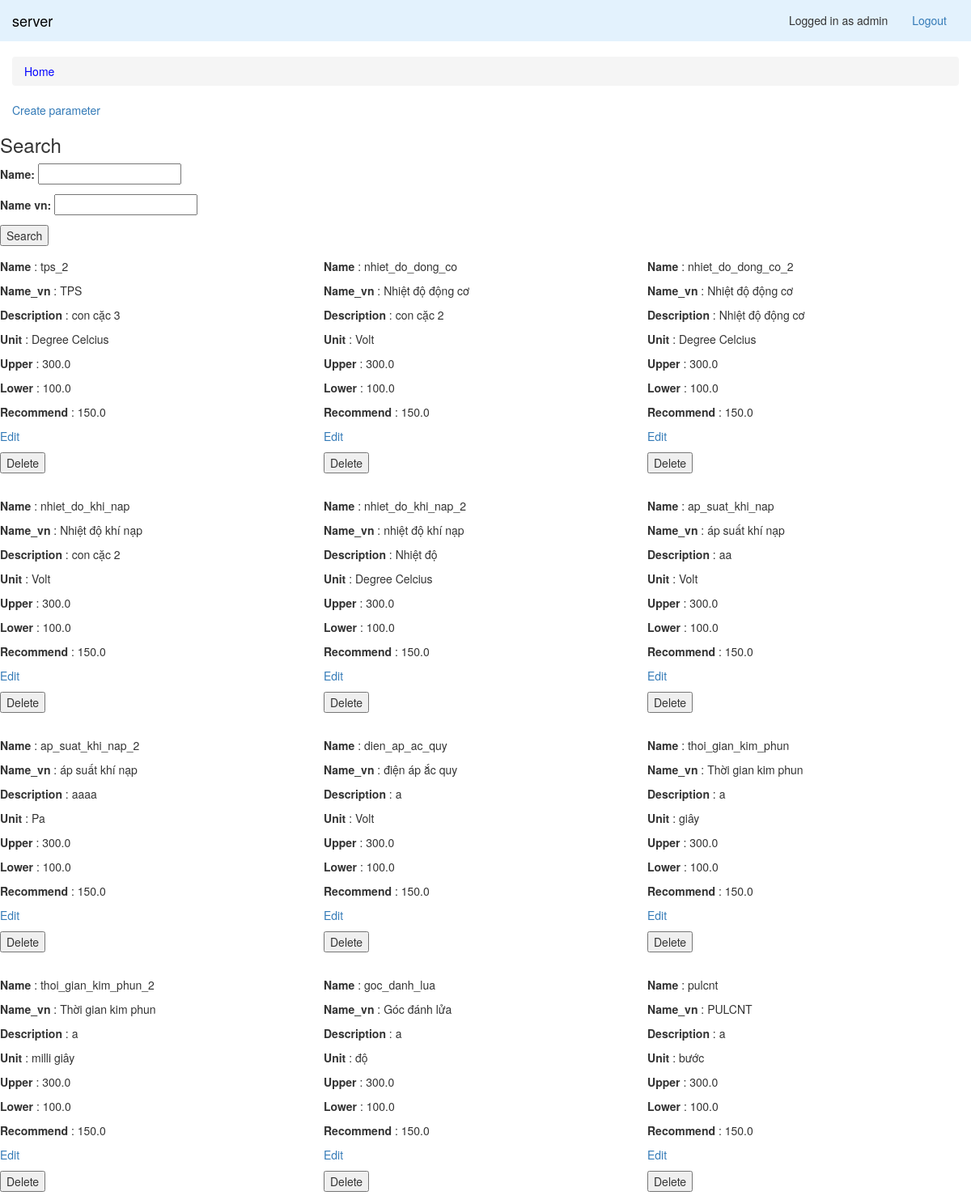
/parameter/ (signed in), run on the app's committed database.
### firmware/models/Parameter.py (models this page shows)
class Parameter(models.Model):
    name = models.CharField(max_length=200, unique=True)
    name_vn = models.CharField(max_length=200)
    description = models.CharField(max_length=500)
    unit = models.CharField(max_length=200)
    upper = models.FloatField()
    lower = models.FloatField()
    recommend = models.FloatField()

### firmware/views/ParameterView.py (the view, shortened to what this page needs)
# urls.py: url(r'^parameter/$', ParameterView.as_view(), name='parameter'),
class ParameterView(View):
    template_name = 'firmware/parameter.html'
    def get_parameters(self):
        parameters = Parameter.objects.all()
        return parameters
    def get_items(self, parameters):
        items = []
        for parameter in parameters:
            item = {
                'id': parameter.id,
                'name': parameter.name,
                'name_vn': parameter.name_vn,
                'description': parameter.description,
                'unit': parameter.unit,
                'upper': parameter.upper,
                'lower': parameter.lower,
                'recommend': parameter.recommend,
                'delete_form': DeleteParameterForm(initial={'action': 'delete', 'pk': parameter.id})
            }
            items.append(item)
        return items
    def get(self, request):
        parameters = self.get_parameters()
        items = self.get_items(parameters)
        context = {
            'items': items,
            'search_parameter_form': SearchParameterForm(initial={'action': 'search_parameter'})
        }
        return TemplateResponse(request, self.template_name, context)

### firmware/forms/SearchParameterForm.py
class SearchParameterForm(forms.Form):
    name = forms.CharField(required=False)
    name_vn = forms.CharField(required=False)
    action = forms.CharField(widget=forms.HiddenInput)

### firmware/context_processors.py (called while the page is built)
def is_moderator(request):
    return request.user.groups.filter(name='moderator').exists()

def user(request):
    return {
        'user': request.user,
        'moderator': is_moderator(request)
    }

### templates/firmware/parameter.html (shortened to what this page needs)
{% extends 'includes/layout.html' %}
{% load static %}
{% load humanize %}
{% load mathfilters %}
{% block content %}
    {% if not create_parameter_form and not parameter_edit_form %}
        <a href="{% url 'firmware:create-parameter' %}" class='button'> Create parameter</a>
    {% endif %}
    <div class="row">
        {% if search_parameter_form %}
            <h3> Search </h3>
            <form method='post'>{% csrf_token %}
                {{ search_parameter_form.as_p }}
                <button type='submit'> Search </button>
            </form>
        {% endif %}
    </div>
    <div class="row">
        {% for item in items %}
            <div class='col-lg-4' style='margin: 15px 0'>
                <div class="row">
                    <p> <strong> Name </strong>: {{item.name}} </p>
                    <p> <strong> Name_vn </strong>: {{item.name_vn}} </p>
                    <p> <strong> Description </strong>: {{item.description}} </p>
                    <p> <strong> Unit </strong>: {{item.unit}} </p>
                    <p> <strong> Upper </strong>: {{item.upper}} </p>
                    <p> <strong> Lower </strong>: {{item.lower}} </p>
                    <p> <strong> Recommend </strong>: {{item.recommend}} </p>
                    <p> <a href='{% url 'firmware:parameter-edit' item.id %}'> Edit </a> </p>
                    <form enctype='multipart/form-data' method='post'>{% csrf_token %}
                        <button type='submit'> Delete </button>
                    </form>
                </div>
            </div>
        {% endfor %}
    </div>
{% endblock %}

### templates/includes/nav.html (shortened to what this page needs)
{% load static %}
<nav class="navbar navbar-light navbar-fixed-top" style="background-color: #e3f2fd;" role="navigation">
    <div class="container">
        <div class="navbar-header">
            <a class="navbar-brand" href="{% url 'firmware:index' %}" style="color: #000;">server</a>
        </div>
        <div class="collapse navbar-collapse" id="bs-example-navbar-collapse-1">
            <div class="collapse navbar-collapse">
                <ul class="nav navbar-nav" style="float: right;">
                    {% if user.is_authenticated %}
                        <li class="navbar-text navbar-left">Logged in as
                        {{ user.username }}</li>
                        <li>
                            <a href="{% url 'firmware:logout' %}">Logout</a>
                        </li>
                    {% endif %}
                </ul>
            </div>
        </div>
    </div>
</nav>

### static/css/shop-homepage.css (style rules this page uses)
body { padding-top: 70px; }
.container { padding-right: 0; padding-left: 0; margin-right: auto; margin-left: auto; }

### data on the page
Parameter: name "tps_2", name_vn "TPS", description "con cặc 3", unit "Degree Celcius", upper "300.0", lower "100.0", recommend "150.0"
Parameter: name "nhiet_do_dong_co", name_vn "Nhiệt độ động cơ", description "con cặc 2", unit "Volt", upper "300.0", lower "100.0", recommend "150.0"
Parameter: name "nhiet_do_dong_co_2", name_vn "Nhiệt độ động cơ", description "Nhiệt độ động cơ", unit "Degree Celcius", upper "300.0", lower "100.0", recommend "150.0"
Parameter: name "nhiet_do_khi_nap", name_vn "Nhiệt độ khí nạp", description "con cặc 2", unit "Volt", upper "300.0", lower "100.0", recommend "150.0"
Parameter: name "nhiet_do_khi_nap_2", name_vn "nhiệt độ khí nạp", description "Nhiệt độ", unit "Degree Celcius", upper "300.0", lower "100.0", recommend "150.0"
Parameter: name "ap_suat_khi_nap", name_vn "áp suất khí nạp", description "aa", unit "Volt", upper "300.0", lower "100.0", recommend "150.0"
Parameter: name "ap_suat_khi_nap_2", name_vn "áp suất khí nạp", description "aaaa", unit "Pa", upper "300.0", lower "100.0", recommend "150.0"
Parameter: name "dien_ap_ac_quy", name_vn "điện áp ắc quy", unit "Volt", upper "300.0", lower "100.0", recommend "150.0"
Parameter: name "thoi_gian_kim_phun", name_vn "Thời gian kim phun", unit "giây", upper "300.0", lower "100.0", recommend "150.0"
Parameter: name "thoi_gian_kim_phun_2", name_vn "Thời gian kim phun", unit "milli giây", upper "300.0", lower "100.0", recommend "150.0"
Parameter: name "goc_danh_lua", name_vn "Góc đánh lửa", unit "độ", upper "300.0", lower "100.0", recommend "150.0"
Parameter: name "pulcnt", name_vn "PULCNT", unit "bước", upper "300.0", lower "100.0", recommend "150.0"

### other printed values
{{ user.username }} "admin"
{{ item.description }} "a" "a" "a" "a" "a"
